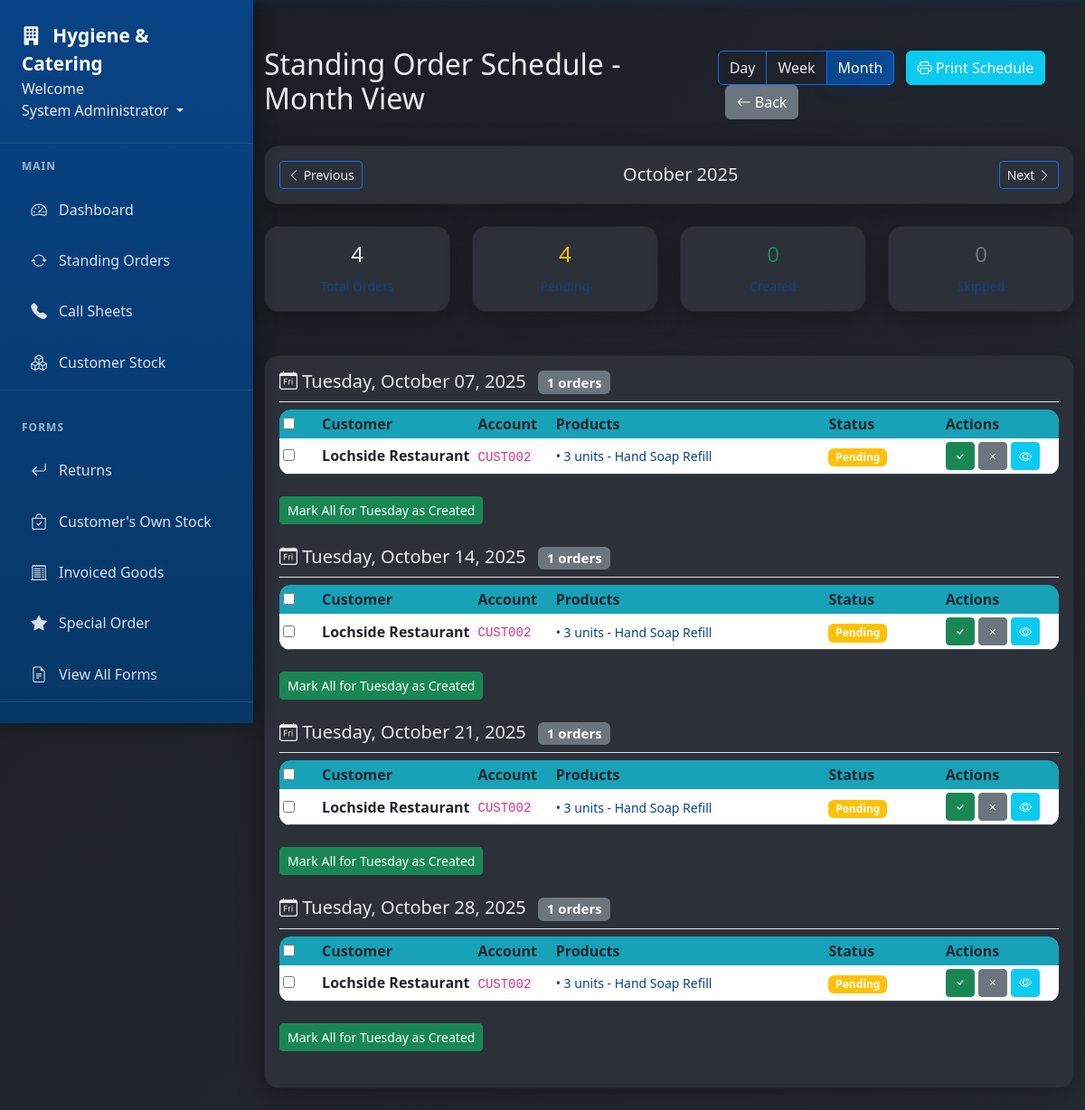
Page /standing-orders/schedule-view (signed in) on the committed database.
### app/models.py (models this page shows, shortened)
class User(db.Model, UserMixin):
    id = db.Column(db.Integer, primary_key=True)
    username = db.Column(db.String(20), unique=True, nullable=False)  # Keep for system use
    email = db.Column(db.String(120), unique=True, nullable=False, index=True)  # Primary identifier
    full_name = db.Column(db.String(100), nullable=False)
    password_hash = db.Column(db.String(128), nullable=False)  # Changed from 'password' to 'password_hash'
    role = db.Column(db.String(20), nullable=False)
    job_title = db.Column(db.String(100))
    direct_phone = db.Column(db.String(20))
    mobile_phone = db.Column(db.String(20))
    is_active = db.Column(db.Boolean, default=True)
    must_change_password = db.Column(db.Boolean, default=False)
    created_at = db.Column(db.DateTime, nullable=False, default=datetime.utcnow)
    last_login = db.Column(db.DateTime)
    forms = db.relationship('Form', foreign_keys='Form.user_id', backref='author', lazy=True)
    callsheet_entries = db.relationship('CallsheetEntry', backref='entered_by', lazy=True)
    callsheets_created = db.relationship('Callsheet', backref='created_by_user', lazy=True)
    todo_items = db.relationship('TodoItem', backref='user', lazy=True, cascade='all, delete-orphan')
    company_updates = db.relationship('CompanyUpdate', backref='author', lazy=True, cascade='all, delete-orphan')

class StandingOrderSchedule(db.Model):
    id = db.Column(db.Integer, primary_key=True)
    standing_order_id = db.Column(db.Integer, db.ForeignKey('standing_order.id'), nullable=False)
    scheduled_date = db.Column(db.Date, nullable=False)
    status = db.Column(db.String(20), default='pending')  # pending, created, skipped
    order_created_date = db.Column(db.DateTime, nullable=True)
    order_created_by = db.Column(db.Integer, db.ForeignKey('user.id'), nullable=True)
    order_reference = db.Column(db.String(50))
    notes = db.Column(db.Text)
    created_by_user = db.relationship('User', backref='created_orders_from_standing')
    __table_args__ = (db.UniqueConstraint('standing_order_id', 'scheduled_date'),)

class Customer(db.Model):
    id = db.Column(db.Integer, primary_key=True)
    account_number = db.Column(db.String(20), unique=True, nullable=False, index=True)
    name = db.Column(db.String(100), nullable=False, index=True)
    contact_name = db.Column(db.String(100))
    phone = db.Column(db.String(20))
    email = db.Column(db.String(100))
    address = db.Column(db.String(200))
    notes = db.Column(db.Text)
    callsheet_notes = db.Column(db.Text)  # Persistent across all callsheets
    callsheet_entries = db.relationship('CallsheetEntry', backref='customer', lazy=True)

class StandingOrderItem(db.Model):
    id = db.Column(db.Integer, primary_key=True)
    standing_order_id = db.Column(db.Integer, db.ForeignKey('standing_order.id'), nullable=False)
    product_code = db.Column(db.String(50), nullable=False)
    product_name = db.Column(db.String(100), nullable=False)
    quantity = db.Column(db.Integer, nullable=False)
    unit_type = db.Column(db.String(20), default='units')  # units, cases, boxes, etc.
    special_notes = db.Column(db.Text)  # Item-specific notes
    created_at = db.Column(db.DateTime, nullable=False, default=datetime.utcnow)

### app/routes.py (the view)
@main.route('/standing-orders/schedule-view')
@login_required
def schedule_view():
    view_type = request.args.get('view', 'month')  # month, week, or day
    target_date = request.args.get('date', str(date.today()))
    try:
        target_date = datetime.strptime(target_date, '%Y-%m-%d').date()
    except:
        target_date = date.today()
    if view_type == 'day':
        start_date = target_date
        end_date = target_date
    elif view_type == 'week':
        start_date = target_date - timedelta(days=target_date.weekday())
        end_date = start_date + timedelta(days=6)
    else:  # month
        start_date = date(target_date.year, target_date.month, 1)
        end_date = date(target_date.year, target_date.month, calendar.monthrange(target_date.year, target_date.month)[1])
    schedules = StandingOrderSchedule.query.join(StandingOrder).join(Customer).filter(
        StandingOrderSchedule.scheduled_date.between(start_date, end_date)
    ).order_by(StandingOrderSchedule.scheduled_date, Customer.name).all()
    schedules_by_date = {}
    for schedule in schedules:
        date_key = schedule.scheduled_date
        if date_key not in schedules_by_date:
            schedules_by_date[date_key] = []
        schedules_by_date[date_key].append(schedule)
    total = len(schedules)
    completed = len([s for s in schedules if s.status == 'created'])
    pending = len([s for s in schedules if s.status == 'pending'])
    skipped = len([s for s in schedules if s.status == 'skipped'])
    return render_template('standing_order_schedule.html',
                         view_type=view_type,
                         target_date=target_date,
                         start_date=start_date,
                         end_date=end_date,
                         schedules_by_date=schedules_by_date,
                         total=total,
                         completed=completed,
                         pending=pending,
                         skipped=skipped)

### app/templates/standing_order_schedule.html (shortened to what this page needs)
{% extends "base.html" %} {% block content %}
<div class="d-flex justify-content-between align-items-center mb-4">
  <h2>Standing Order Schedule - {{ view_type|title }} View</h2>
  <div>
    <div class="btn-group" role="group">
      <a
        href="?view=day&date={{ target_date }}"
        class="btn {% if view_type == 'day' %}btn-primary{% else %}btn-outline-primary{% endif %}"
      >
        Day
      </a>
      <a
        href="?view=week&date={{ target_date }}"
        class="btn {% if view_type == 'week' %}btn-primary{% else %}btn-outline-primary{% endif %}"
      >
        Week
      </a>
      <a
        href="?view=month&date={{ target_date }}"
        class="btn {% if view_type == 'month' %}btn-primary{% else %}btn-outline-primary{% endif %}"
      >
        Month
      </a>
    </div>
    <a
      href="{{ url_for('main.print_schedule_view', view=view_type, date=target_date) }}"
      class="btn btn-info ms-2"
      target="_blank"
    >
      <i class="bi bi-printer"></i> Print Schedule
    </a>
    <a
      href="{{ url_for('main.standing_orders') }}"
      class="btn btn-secondary ms-2"
    >
      <i class="bi bi-arrow-left"></i> Back
    </a>
  </div>
</div>
<div class="card mb-4">
  <div class="card-body">
    <div class="d-flex justify-content-between align-items-center">
      <button
        class="btn btn-sm btn-outline-primary"
        onclick="navigateDate('prev')"
      >
        <i class="bi bi-chevron-left"></i> Previous
      </button>
      <div class="text-center">
        <h5 class="mb-0">
          {% if view_type == 'day' %} {{ target_date.strftime('%A, %B %d, %Y')
          }} {% elif view_type == 'week' %} Week of {{ start_date.strftime('%B
          %d') }} - {{ end_date.strftime('%B %d, %Y') }} {% else %} {{
          target_date.strftime('%B %Y') }} {% endif %}
        </h5>
      </div>
      <button
        class="btn btn-sm btn-outline-primary"
        onclick="navigateDate('next')"
      >
        Next <i class="bi bi-chevron-right"></i>
      </button>
    </div>
  </div>
</div>
<div class="row mb-4">
  <div class="col-md-3">
    <div class="card text-center">
      <div class="card-body">
        <h4>{{ total }}</h4>
        <small>Total Orders</small>
      </div>
    </div>
  </div>
  <div class="col-md-3">
    <div class="card text-center">
      <div class="card-body">
        <h4 class="text-warning">{{ pending }}</h4>
        <small>Pending</small>
      </div>
    </div>
  </div>
  <div class="col-md-3">
    <div class="card text-center">
      <div class="card-body">
        <h4 class="text-success">{{ completed }}</h4>
        <small>Created</small>
      </div>
    </div>
  </div>
  <div class="col-md-3">
    <div class="card text-center">
      <div class="card-body">
        <h4 class="text-secondary">{{ skipped }}</h4>
        <small>Skipped</small>
      </div>
    </div>
  </div>
</div>
<div class="card">
  <div class="card-body">
    {% if schedules_by_date %} {% for date, schedules in
    schedules_by_date.items()|sort %}
    <div class="mb-4">
      <h5 class="border-bottom pb-2">
        <i class="bi bi-calendar-day"></i>
        {{ date.strftime('%A, %B %d, %Y') }}
        <span class="badge bg-secondary ms-2"
          >{{ schedules|length }} orders</span
        >
      </h5>
      <div class="table-responsive">
        <table class="table table-sm">
          <thead>
            <tr>
              <th width="5%">
                <input
                  type="checkbox"
                  onclick="toggleDateSelection('{{ date }}', this)"
                />
              </th>
              <th width="20%">Customer</th>
              <th width="10%">Account</th>
              <th width="35%">Products</th>
              <th width="15%">Status</th>
              <th width="15%">Actions</th>
            </tr>
          </thead>
          <tbody>
            {% for schedule in schedules %}
            <tr
              class="{% if schedule.status == 'created' %}table-success{% elif schedule.status == 'skipped' %}table-secondary{% endif %}"
            >
              <td>
                <input
                  type="checkbox"
                  class="schedule-check"
                  data-date="{{ date }}"
                  data-id="{{ schedule.id }}"
                />
              </td>
              <td>
                <strong>{{ schedule.standing_order.customer.name }}</strong>
              </td>
              <td>
                <code
                  >{{ schedule.standing_order.customer.account_number }}</code
                >
              </td>
              <td>
                {% for item in schedule.standing_order.items %}
                <small
                  >• {{ item.quantity }} {{ item.unit_type }} - {{
                  item.product_name }}</small
                ><br />
                {% endfor %}
              </td>
              <td>
                {% if schedule.status == 'created' %}
                <span class="badge bg-success">Created</span>
                {% if schedule.order_reference %}
                <br /><small>Ref: {{ schedule.order_reference }}</small>
                {% endif %} {% elif schedule.status == 'skipped' %}
                <span class="badge bg-secondary">Skipped</span>
                {% else %}
                <span class="badge bg-warning">Pending</span>
                {% endif %}
              </td>
              <td>
                {% if schedule.status == 'pending' %}
                <button
                  class="btn btn-sm btn-success"
                  onclick="markCreated({{ schedule.id }})"
                >
                  <i class="bi bi-check"></i>
                </button>
                <button
                  class="btn btn-sm btn-secondary"
                  onclick="skipSchedule({{ schedule.id }})"
                >
                  <i class="bi bi-x"></i>
                </button>
                {% endif %}
                <a
                  href="{{ url_for('main.view_standing_order', order_id=schedule.standing_order_id) }}"
                  class="btn btn-sm btn-info"
                >
                  <i class="bi bi-eye"></i>
                </a>
              </td>
            </tr>
            {% endfor %}
          </tbody>
        </table>
      </div>
      {% if schedules|selectattr('status', 'equalto', 'pending')|list|length > 0
      %}
      <div class="mt-2">
        <button
          class="btn btn-sm btn-success"
          onclick="markDateAsCreated('{{ date }}')"
        >
          Mark All for {{ date.strftime('%A') }} as Created
        </button>
      </div>
      {% endif %}
    </div>
    {% endfor %} {% else %}
    <div class="text-center py-4">
      <p class="text-muted">No standing orders scheduled for this period.</p>
    </div>
    {% endif %}
  </div>
</div>
{% endblock %}

### app/templates/base.html (shortened to what this page needs)
<!DOCTYPE html>
<html lang="en">
  <head>
    <link
      rel="stylesheet"
      href="{{ url_for('static', filename='style.css') }}"
    />
    <link
      href="https://cdn.jsdelivr.net/npm/bootstrap@5.3.0/dist/css/bootstrap.min.css"
      rel="stylesheet"
    />
    <link
      href="https://cdn.jsdelivr.net/npm/bootstrap-icons@1.11.0/font/bootstrap-icons.css"
      rel="stylesheet"
    />
  </head>
  <body>
    <nav class="nav-sidebar" id="navSidebar">
      <div class="nav-sidebar-header">
        <a href="{{ url_for('main.dashboard') }}" class="nav-sidebar-brand">
          <i class="bi bi-building-fill me-2"></i>
          Hygiene & Catering
        </a>
        <li class="nav-item dropdown" style="display: block">
          <text>Welcome</text>
          <a
            class="nav-link dropdown-toggle"
            href="#"
            id="userDropdown"
            role="button"
            data-bs-toggle="dropdown"
          >
             {{ current_user.full_name or
            current_user.username }}
          </a>
        </li>
      </div>
      {% if current_user.is_authenticated %}
      <div class="nav-sidebar-nav">
        <div class="nav-section">
          <div class="nav-section-title">Main</div>
          <div class="nav-item">
            <a class="nav-link" href="{{ url_for('main.dashboard') }}">
              <i class="bi bi-speedometer2"></i>
              Dashboard
            </a>
          </div>
          <div class="nav-item">
            <a class="nav-link" href="{{ url_for('main.standing_orders') }}">
              <i class="bi bi-arrow-repeat"></i>
              Standing Orders
            </a>
          </div>
          <div class="nav-item">
            <a class="nav-link" href="{{ url_for('main.callsheets') }}">
              <i class="bi bi-telephone-fill"></i>
              Call Sheets
            </a>
          </div>
          <div class="nav-item">
            <a class="nav-link" href="{{ url_for('main.customer_stock') }}">
              <i class="bi bi-boxes"></i>
              Customer Stock
            </a>
          </div>
        </div>
        <div class="nav-section">
          <div class="nav-section-title">Forms</div>
          <div class="nav-item">
            <a class="nav-link" href="{{ url_for('main.returns') }}">
              <i class="bi bi-arrow-return-left"></i>
              Returns
            </a>
          </div>
          <div class="nav-item">
            <a class="nav-link" href="{{ url_for('main.branded_stock') }}">
              <i class="bi bi-bag-check"></i>
              Customer's Own Stock
            </a>
          </div>
          <div class="nav-item">
            <a class="nav-link" href="{{ url_for('main.invoice_correction') }}">
              <i class="bi bi-receipt-cutoff"></i>
              Invoiced Goods
            </a>
          </div>
          <div class="nav-item">
            <a class="nav-link" href="{{ url_for('main.special_order') }}">
              <i class="bi bi-star-fill"></i>
              Special Order
            </a>
          </div>
          <div class="nav-item">
            <a class="nav-link" href="{{ url_for('main.forms') }}">
              <i class="bi bi-file-earmark-text"></i>
              View All Forms
            </a>
          </div>
        </div>
      </div>
      {% endif %}
    </nav>
    <div class="main-content" id="mainContent">
      <div class="container-fluid">
         {% block content %}{% endblock %}
      </div>
    </div>
  </body>
</html>

### rows in the picture
User: full_name "System Administrator"
StandingOrderSchedule: strftime "Tuesday, October 07, 2025", standing_order.customer.name "Lochside Restaurant", standing_order.customer.account_number "CUST002", shows "Pending", strftime "Tuesday"
StandingOrderItem: quantity "3", unit_type "units", product_name "Hand Soap Refill"
StandingOrderSchedule: strftime "Tuesday, October 14, 2025", standing_order.customer.name "Lochside Restaurant", standing_order.customer.account_number "CUST002", shows "Pending", strftime "Tuesday"
StandingOrderSchedule: strftime "Tuesday, October 21, 2025", standing_order.customer.name "Lochside Restaurant", standing_order.customer.account_number "CUST002", shows "Pending", strftime "Tuesday"
StandingOrderSchedule: strftime "Tuesday, October 28, 2025", standing_order.customer.name "Lochside Restaurant", standing_order.customer.account_number "CUST002", shows "Pending", strftime "Tuesday"

### other values in the picture
{{ view_type|title }} "Month"
{{ target_date.strftime('%B %Y') }} "October 2025"
{{ total }} "4"
{{ pending }} "4"
{{ completed }} "0"
{{ skipped }} "0"
{{ schedules|length }} "1" "1" "1" "1"
